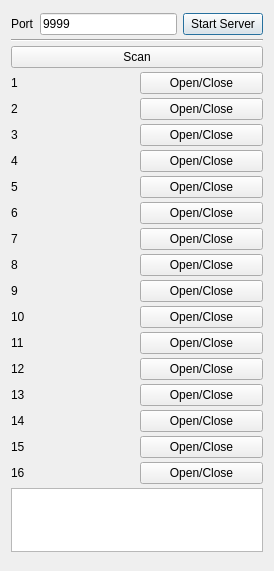
<?xml version="1.0" encoding="UTF-8"?>
<ui version="4.0">
 <class>MainDialog</class>
 <widget class="QDialog" name="MainDialog">
  <property name="geometry">
   <rect>
    <x>0</x>
    <y>0</y>
    <width>274</width>
    <height>571</height>
   </rect>
  </property>
  <property name="windowTitle">
   <string>Relay Server</string>
  </property>
  <layout class="QVBoxLayout" name="verticalLayout">
   <property name="spacing">
    <number>2</number>
   </property>
   <item>
    <layout class="QHBoxLayout" name="horizontalLayout">
     <item>
      <widget class="QLabel" name="label">
       <property name="text">
        <string>Port</string>
       </property>
      </widget>
     </item>
     <item>
      <widget class="QLineEdit" name="lePort">
       <property name="text">
        <string>9999</string>
       </property>
      </widget>
     </item>
     <item>
      <widget class="QPushButton" name="pbStart">
       <property name="text">
        <string>Start Server</string>
       </property>
      </widget>
     </item>
    </layout>
   </item>
   <item>
    <widget class="Line" name="line">
     <property name="orientation">
      <enum>Qt::Horizontal</enum>
     </property>
    </widget>
   </item>
   <item>
    <widget class="QPushButton" name="pbScan">
     <property name="text">
      <string>Scan</string>
     </property>
    </widget>
   </item>
   <item>
    <layout class="QHBoxLayout" name="horizontalLayout_2">
     <item>
      <widget class="QLabel" name="lbName0">
       <property name="text">
        <string>1</string>
       </property>
      </widget>
     </item>
     <item>
      <widget class="QPushButton" name="pbOpen0">
       <property name="text">
        <string>Open/Close</string>
       </property>
      </widget>
     </item>
    </layout>
   </item>
   <item>
    <layout class="QHBoxLayout" name="horizontalLayout_3">
     <item>
      <widget class="QLabel" name="lbName1">
       <property name="text">
        <string>2</string>
       </property>
      </widget>
     </item>
     <item>
      <widget class="QPushButton" name="pbOpen1">
       <property name="text">
        <string>Open/Close</string>
       </property>
      </widget>
     </item>
    </layout>
   </item>
   <item>
    <layout class="QHBoxLayout" name="horizontalLayout_6">
     <item>
      <widget class="QLabel" name="lbName2">
       <property name="text">
        <string>3</string>
       </property>
      </widget>
     </item>
     <item>
      <widget class="QPushButton" name="pbOpen2">
       <property name="text">
        <string>Open/Close</string>
       </property>
      </widget>
     </item>
    </layout>
   </item>
   <item>
    <layout class="QHBoxLayout" name="horizontalLayout_4">
     <item>
      <widget class="QLabel" name="lbName3">
       <property name="text">
        <string>4</string>
       </property>
      </widget>
     </item>
     <item>
      <widget class="QPushButton" name="pbOpen3">
       <property name="text">
        <string>Open/Close</string>
       </property>
      </widget>
     </item>
    </layout>
   </item>
   <item>
    <layout class="QHBoxLayout" name="horizontalLayout_5">
     <item>
      <widget class="QLabel" name="lbName4">
       <property name="text">
        <string>5</string>
       </property>
      </widget>
     </item>
     <item>
      <widget class="QPushButton" name="pbOpen4">
       <property name="text">
        <string>Open/Close</string>
       </property>
      </widget>
     </item>
    </layout>
   </item>
   <item>
    <layout class="QHBoxLayout" name="horizontalLayout_7">
     <item>
      <widget class="QLabel" name="lbName5">
       <property name="text">
        <string>6</string>
       </property>
      </widget>
     </item>
     <item>
      <widget class="QPushButton" name="pbOpen5">
       <property name="text">
        <string>Open/Close</string>
       </property>
      </widget>
     </item>
    </layout>
   </item>
   <item>
    <layout class="QHBoxLayout" name="horizontalLayout_8">
     <item>
      <widget class="QLabel" name="lbName6">
       <property name="text">
        <string>7</string>
       </property>
      </widget>
     </item>
     <item>
      <widget class="QPushButton" name="pbOpen6">
       <property name="text">
        <string>Open/Close</string>
       </property>
      </widget>
     </item>
    </layout>
   </item>
   <item>
    <layout class="QHBoxLayout" name="horizontalLayout_9">
     <item>
      <widget class="QLabel" name="lbName7">
       <property name="text">
        <string>8</string>
       </property>
      </widget>
     </item>
     <item>
      <widget class="QPushButton" name="pbOpen7">
       <property name="text">
        <string>Open/Close</string>
       </property>
      </widget>
     </item>
    </layout>
   </item>
   <item>
    <layout class="QHBoxLayout" name="horizontalLayout_10">
     <item>
      <widget class="QLabel" name="lbName8">
       <property name="text">
        <string>9</string>
       </property>
      </widget>
     </item>
     <item>
      <widget class="QPushButton" name="pbOpen8">
       <property name="text">
        <string>Open/Close</string>
       </property>
      </widget>
     </item>
    </layout>
   </item>
   <item>
    <layout class="QHBoxLayout" name="horizontalLayout_11">
     <item>
      <widget class="QLabel" name="lbName9">
       <property name="text">
        <string>10</string>
       </property>
      </widget>
     </item>
     <item>
      <widget class="QPushButton" name="pbOpen9">
       <property name="text">
        <string>Open/Close</string>
       </property>
      </widget>
     </item>
    </layout>
   </item>
   <item>
    <layout class="QHBoxLayout" name="horizontalLayout_12">
     <item>
      <widget class="QLabel" name="lbName10">
       <property name="text">
        <string>11</string>
       </property>
      </widget>
     </item>
     <item>
      <widget class="QPushButton" name="pbOpen10">
       <property name="text">
        <string>Open/Close</string>
       </property>
      </widget>
     </item>
    </layout>
   </item>
   <item>
    <layout class="QHBoxLayout" name="horizontalLayout_13">
     <item>
      <widget class="QLabel" name="lbName11">
       <property name="text">
        <string>12</string>
       </property>
      </widget>
     </item>
     <item>
      <widget class="QPushButton" name="pbOpen11">
       <property name="text">
        <string>Open/Close</string>
       </property>
      </widget>
     </item>
    </layout>
   </item>
   <item>
    <layout class="QHBoxLayout" name="horizontalLayout_14">
     <item>
      <widget class="QLabel" name="lbName12">
       <property name="text">
        <string>13</string>
       </property>
      </widget>
     </item>
     <item>
      <widget class="QPushButton" name="pbOpen12">
       <property name="text">
        <string>Open/Close</string>
       </property>
      </widget>
     </item>
    </layout>
   </item>
   <item>
    <layout class="QHBoxLayout" name="horizontalLayout_15">
     <item>
      <widget class="QLabel" name="lbName13">
       <property name="text">
        <string>14</string>
       </property>
      </widget>
     </item>
     <item>
      <widget class="QPushButton" name="pbOpen13">
       <property name="text">
        <string>Open/Close</string>
       </property>
      </widget>
     </item>
    </layout>
   </item>
   <item>
    <layout class="QHBoxLayout" name="horizontalLayout_16">
     <item>
      <widget class="QLabel" name="lbName14">
       <property name="text">
        <string>15</string>
       </property>
      </widget>
     </item>
     <item>
      <widget class="QPushButton" name="pbOpen14">
       <property name="text">
        <string>Open/Close</string>
       </property>
      </widget>
     </item>
    </layout>
   </item>
   <item>
    <layout class="QHBoxLayout" name="horizontalLayout_17">
     <item>
      <widget class="QLabel" name="lbName15">
       <property name="text">
        <string>16</string>
       </property>
      </widget>
     </item>
     <item>
      <widget class="QPushButton" name="pbOpen15">
       <property name="text">
        <string>Open/Close</string>
       </property>
      </widget>
     </item>
    </layout>
   </item>
   <item>
    <widget class="QPlainTextEdit" name="teLog">
     <property name="maximumSize">
      <size>
       <width>16777215</width>
       <height>64</height>
      </size>
     </property>
    </widget>
   </item>
  </layout>
 </widget>
 <layoutdefault spacing="6" margin="11"/>
 <resources/>
 <connections/>
</ui>
